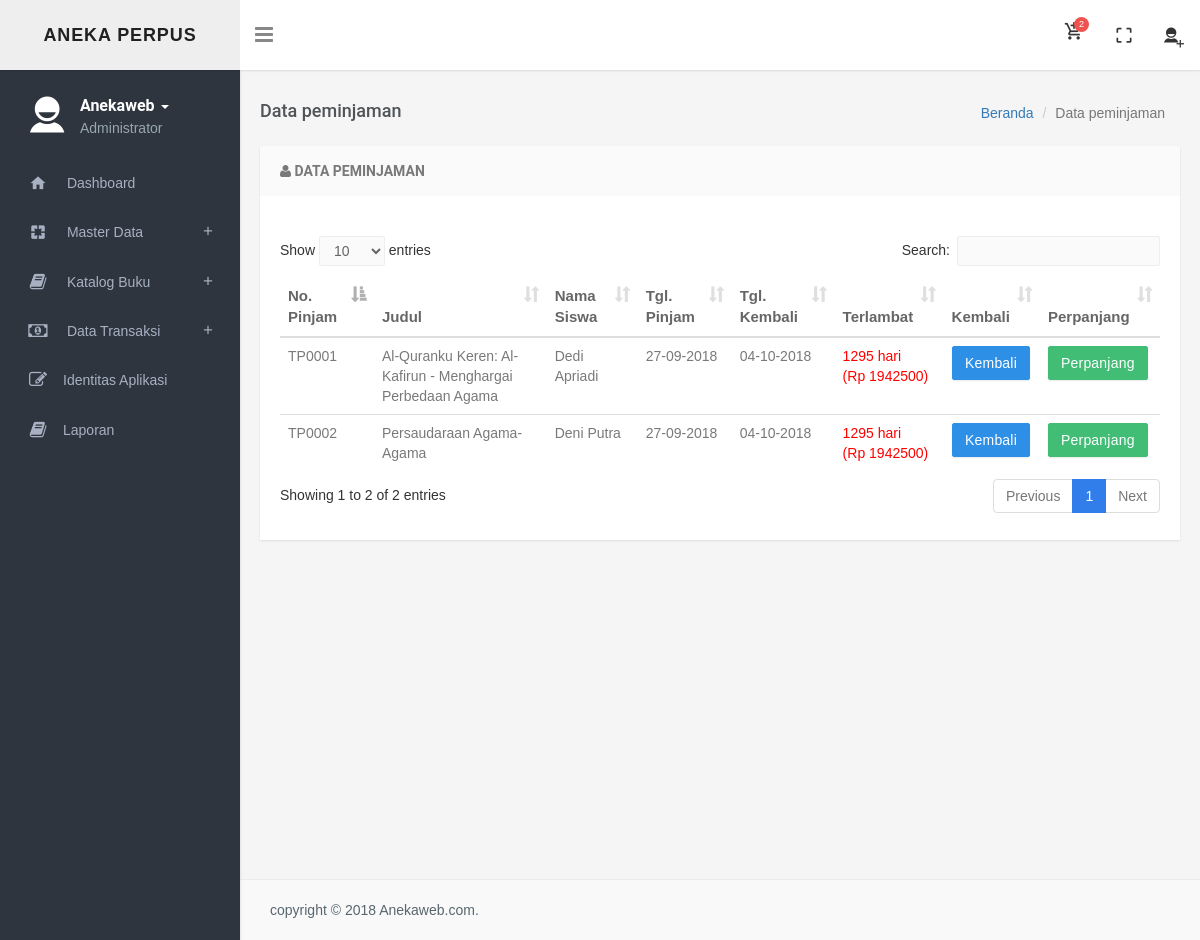
/index.php?p=datapeminjaman (signed in), run on the app's committed database.
### tables this page shows
CREATE TABLE IF NOT EXISTS `identitas` (
  `id_identitas` int(5) NOT NULL AUTO_INCREMENT,
  `nama_aplikasi` varchar(100) NOT NULL,
  `email` varchar(50) NOT NULL,
  `tlp` varchar(50) NOT NULL,
  `alamat` text NOT NULL,
  `denda` varchar(10) NOT NULL,
  PRIMARY KEY (`id_identitas`)
);

CREATE TABLE IF NOT EXISTS `user` (
  `id` int(100) NOT NULL AUTO_INCREMENT,
  `nama` varchar(100) NOT NULL,
  `username` varchar(100) NOT NULL,
  `password` varchar(100) NOT NULL,
  `level` enum('Administrator','Karyawan') NOT NULL,
  `alamat` varchar(50) NOT NULL,
  `telp` varchar(20) NOT NULL,
  `gender` enum('Laki laki','Perempuan') NOT NULL,
  PRIMARY KEY (`id`)
);

CREATE TABLE IF NOT EXISTS `transaksi` (
  `no_pinjam` char(6) NOT NULL,
  `judul` varchar(250) NOT NULL,
  `nisn` varchar(20) NOT NULL,
  `tgl_pinjam` varchar(15) NOT NULL,
  `tgl_kembali` varchar(15) NOT NULL,
  `status` varchar(10) NOT NULL,
  PRIMARY KEY (`no_pinjam`)
);

CREATE TABLE IF NOT EXISTS `siswa` (
  `id` int(4) NOT NULL AUTO_INCREMENT,
  `nisn` varchar(20) NOT NULL,
  `nama` varchar(150) NOT NULL,
  `jk` varchar(10) NOT NULL,
  `kelas` varchar(10) NOT NULL,
  `tanggal_lahir` date NOT NULL,
  `alamat` varchar(250) NOT NULL,
  PRIMARY KEY (`id`)
);

### config/fungsi_terlambat.php (called while the page is built)
<?php
function terlambat($tgl_dateline, $tgl_kembali) {
$tgl_dateline_pcs = explode ("-", $tgl_dateline);
$tgl_dateline_pcs = $tgl_dateline_pcs[2]."-".$tgl_dateline_pcs[1]."-".$tgl_dateline_pcs[0];
$tgl_kembali_pcs = explode ("-", $tgl_kembali);
$tgl_kembali_pcs = $tgl_kembali_pcs[2]."-".$tgl_kembali_pcs[1]."-".$tgl_kembali_pcs[0];
$selisih = strtotime ($tgl_kembali_pcs) - strtotime ($tgl_dateline_pcs);
$selisih = $selisih / 86400;
if ($selisih>=1) {
	$hasil_tgl = floor($selisih);
}
else {
	$hasil_tgl = 0;
}
return $hasil_tgl;
}
?>

### transaksi/datapeminjaman.php (the view, shortened to what this page needs)
<?php
$aksi="transaksi/aksi_kembali.php";
$aksii="transaksi/aksi_perpanjang.php";
$p=isset($_GET['aksi'])?$_GET['aksi']:null;
switch($p){
default:
$iden=mysqli_fetch_array(mysqli_query($db,"SELECT * FROM identitas"));
echo "<div class='row'>
    <div class='col-sm-12'>
    <h4 class='pull-left page-title'>Data peminjaman</h4>
    <ol class='breadcrumb pull-right'>
    <li><a href='#'>Beranda</a></li>
    <li class='active'>Data peminjaman</li>
    </ol>
    </div>
    </div>
    <div class='panel panel-default'>
    <div class='panel-heading'>
    <h3 class='panel-title'><i class='fa fa-user'></i> Data peminjaman</h3>
    </div>  <div class='panel-body'>
    <br/>";
echo "<table id='datatable' class='table table-hover'>
	  <thead>
	  <tr>
	  <th><i class='icon-time'></i> No. Pinjam</th>
	  <th><i class='icon-time'></i> Judul</th>
	  <th><i class='icon-signal'></i> Nama Siswa</th>
	  <th><i class='icon-signal'></i> Tgl. Pinjam</th>
	  <th><i class='icon-signal'></i> Tgl. Kembali </th>
	  <th><i class='icon-chevron-right'></i> Terlambat</th>
	  <th><i class='icon-chevron-right'></i> Kembali</th>
	  <th><i class='icon-chevron-right'></i> Perpanjang</th>
	  </tr>
	  </thead>
	  <tbody>";
$tp=mysqli_query($db,"SELECT * FROM transaksi,siswa WHERE transaksi.nisn=siswa.nisn AND status='Pinjam' ORDER BY no_pinjam DESC");
while($r=mysqli_fetch_array($tp)){
 echo"<tr>
		<td>$r[no_pinjam]</td>
		<td>$r[judul]</td>
		<td>$r[nama]</td>
		<td>$r[tgl_pinjam]</td>
		<td>$r[tgl_kembali]</td>
		<td>";
        $denda1=$iden[denda];
	    $tgl_dateline=$r['tgl_kembali'];
		$tgl_kembali=date('d-m-Y');
		$lambat=terlambat($tgl_dateline, $tgl_kembali);
		$denda=$lambat*$denda1;
		if ($lambat>0) {
		echo "<font color='red'>$lambat hari<br>(Rp $denda)</font>";
		}
		else {
		echo $lambat." hari";
		}
echo "</td>
		<td><a class='on-default edit-row' href='$aksi?act=kembali&no_pinjam=$r[no_pinjam]'><button type='button' class='btn btn-primary waves-effect m-b-5'>Kembali</button></a> </td>
    <td><a class='on-default edit-row' href='$aksii?act=perpanjang&no_pinjam=$r[no_pinjam]&kembali=$r[tgl_kembali]&lambat=$lambat'><button type='button' class='btn btn-success waves-effect m-b-5'>Perpanjang</button></a> </td>
	</tr>";
    }
echo"</tbody>
	</table>
	</div>
	</div>";
break;
}
?>
</body>
</html>

### index.php (shortened to what this page needs)
<?php
if ( !isset($_SESSION['username']) ) {
    header('location:login.php');
}
else {
    $usr = $_SESSION['username'];
}
require_once('config/koneksi.php');
require_once('config/fungsi_terlambat.php');
$iden=mysqli_fetch_array(mysqli_query($db,"SELECT * FROM identitas"));
$query = mysqli_query($db,"SELECT * FROM user WHERE username = '$usr'");
$hasil = mysqli_fetch_array($query);
?>
<!DOCTYPE html>
<html>
    <head>
       <link href="css/bootstrap.min.css" rel="stylesheet" />
        <link href="assets/font-awesome/css/font-awesome.min.css" rel="stylesheet" />
        <link href="assets/ionicon/css/ionicons.min.css" rel="stylesheet" />
        <link href="css/material-design-iconic-font.min.css" rel="stylesheet">
        <link href="css/animate.css" rel="stylesheet" />
        <link href="css/waves-effect.css" rel="stylesheet">
        <link href="assets/tagsinput/jquery.tagsinput.css" rel="stylesheet" />
        <link href="assets/toggles/toggles.css" rel="stylesheet" />
        <link href="assets/timepicker/bootstrap-timepicker.min.css" rel="stylesheet" />
        <link href="assets/timepicker/bootstrap-datepicker.min.css" rel="stylesheet" />
        <link href="assets/colorpicker/colorpicker.css" rel="stylesheet" type="text/css" />
        <link href="assets/jquery-multi-select/multi-select.css"  rel="stylesheet" type="text/css" />
        <link href="assets/select2/select2.css" rel="stylesheet" type="text/css" />
        <link href="css/helper.css" rel="stylesheet" type="text/css" />
        <link href="css/style.css" rel="stylesheet" type="text/css" />
        <link href="assets/datatables/jquery.dataTables.min.css" rel="stylesheet" type="text/css" />
 </head>
    <body class="fixed-left">
        <div id="wrapper">
            <div class="topbar">
                <div class="topbar-left">
                    <div class="text-center">
                        <a href="index.html" class="logo"><span><?php echo $iden[nama_aplikasi]; ?></span></a>
                    </div>
                </div>
                <div class="navbar navbar-default" role="navigation">
                    <div class="container">
                        <div class="">
                            <div class="pull-left">
                                <button class="button-menu-mobile open-left">
                                    <i class="fa fa-bars"></i>
                                </button>
                            </div>
                            <ul class="nav navbar-nav navbar-right pull-right">
                                <li class="dropdown">
                                    <a href="index.php?p=datapeminjaman" data-target="#" class="dropdown-toggle waves-effect waves-light">
                                     <?php
$jumORDER=mysqli_num_rows(mysqli_query($db,"SELECT * FROM transaksi WHERE status='Pinjam'"));
echo "<i class='md-add-shopping-cart'></i> <span class='badge badge-xs badge-danger'>$jumORDER</span>";
?>
                                    </a>
                                </li>
                                <li class="hidden-xs">
                                    <a href="#" id="btn-fullscreen" class="waves-effect waves-light"><i class="md md-crop-free"></i></a>
                                </li>
                                <li class="dropdown">
                                    <a href="#" class="dropdown-toggle profile" data-toggle="dropdown" aria-expanded="true"><i class="ion-android-add-contact"></i></a>
                                </li>
                            </ul>
                        </div>
                    </div>
                </div>
            </div>
            <div class="left side-menu">
                <div class="sidebar-inner slimscrollleft">
                    <div class="user-details">
                        <div class="pull-left">
                            <i class="ion-android-contact"></i>
                        </div>
                        <div class="user-info">
                            <div class="dropdown">
                                <a href="#" class="dropdown-toggle" data-toggle="dropdown" aria-expanded="false"><?php echo $hasil['nama']; ?> <span class="caret"></span></a>
                            </div>
                            <p class="text-muted m-0"><?php echo $hasil['level']; ?></p>
                        </div>
                    </div>
                    <div id="sidebar-menu">
                        <ul>
                            <li>
                                <a href="?p=home" class="waves-effect"><i class="md md-home"></i><span> Dashboard</a>
                            </li>
							<?php if ($hasil['level']=='Administrator') { ?>
                              <li class="has_sub">
                               <a href="#" class="waves-effect"><i class="md md-pages"></i><span> Master Data</span><span class="pull-right"><i class="md md-add"></i></span></a>
                            </li>
                            <li class="has_sub">
                               <a href="#" class="waves-effect"><i class="fa fa-book"></i><span> Katalog Buku</span><span class="pull-right"><i class="md md-add"></i></span></a>
                            </li>
                            <li class="has_sub">
                               <a href="#" class="waves-effect"><i class="fa fa-money"></i><span> Data Transaksi</span><span class="pull-right"><i class="md md-add"></i></span></a>
                            </li>
							<li> <a href="?p=identitas"><i class="fa fa-edit"></i><span>Identitas Aplikasi </span></a></li>
                            <li><a href="?p=laporan"><i class="fa fa-book"></i><span>Laporan</span></a></li>
                            <?php } ?>
                        </ul>
                    </div>
                </div>
            </div>
            <div class="content-page">
                <div class="content">
                    <div class="container">
                             <?php include "konten.php"; ?>
                <footer class="footer text-left">
                    copyright &copy; 2018 Anekaweb.com.
                </footer>
	</body>
</html>

### konten.php (shortened to what this page needs)
<!DOCTYPE html PUBLIC "-//W3C//DTD XHTML 1.0 Transitional//EN" "http://www.w3.org/TR/xhtml1/DTD/xhtml1-transitional.dtd">
<html xmlns="http://www.w3.org/1999/xhtml">
<head>
</head>
<body>
		<?php
		$p=isset($_GET['p'])?$_GET['p']:null;
		switch($p){
			?>
				<?php
		case "datapeminjaman":
		include "transaksi/datapeminjaman.php";
		break;
		}
		?>
</body>
</html>

### css/waves-effect.css (style rules this page uses)
.waves-effect { position: relative; cursor: pointer; display: inline-block; overflow: hidden; -webkit-user-select: none; -moz-user-select: none; -ms-user-select: none; user-select: none; -webkit-tap-highlight-color: transparent; vertical-align: middle; z-index: 1; will-change: opacity, transform; -webkit-transition: all 0.3s ease-out; -moz-transition: all 0.3s ease-out; -o-transition: all 0.3s ease-out; -ms-transition: all 0.3s ease-out; transition: all 0.3s ease-out; }

### css/helper.css (style rules this page uses)
.m-0 { margin: 0px !important; }
.m-b-5 { margin-bottom: 5px; }

### data on the page
identitas: nama_aplikasi "ANEKA PERPUS"
user: nama "Anekaweb", level "Administrator"
transaksi: no_pinjam "TP0002", judul "Persaudaraan Agama-Agama", siswa.nama "Deni Putra", tgl_pinjam "27-09-2018", tgl_kembali "04-10-2018", tgl_kembali "1295", tgl_kembali.denda "1942500"
transaksi: no_pinjam "TP0001", judul "Al-Quranku Keren: Al-Kafirun - Menghargai Perbedaan Agama", siswa.nama "Dedi Apriadi", tgl_pinjam "27-09-2018", tgl_kembali "04-10-2018", tgl_kembali "1295", tgl_kembali.denda "1942500"

### other printed values
$jumORDER "2"
